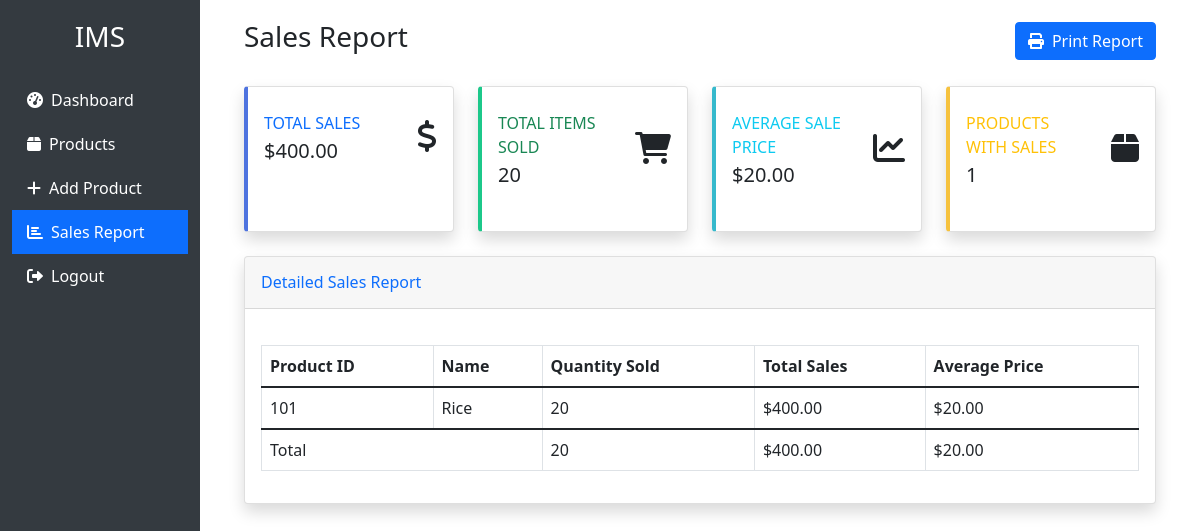
Page /sales_report (signed in) on the committed database.
### app.py (models this page shows)
class Product(db.Model):
    id = db.Column(db.Integer, primary_key=True)
    product_id = db.Column(db.String(50), unique=True, nullable=False)
    name = db.Column(db.String(100), nullable=False)
    quantity = db.Column(db.Integer, nullable=False)
    price = db.Column(db.Float, nullable=False)
    discount = db.Column(db.Integer, default=0)
    num_sold = db.Column(db.Integer, default=0)
    sales = db.Column(db.Float, default=0.0)

### app.py (the view)
@app.route('/sales_report')
@login_required
def sales_report():
    products = Product.query.all()
    return render_template('sales_report.html', products=products)

### app.py (called while the page is built)
@login_manager.user_loader
def load_user(user_id):
    return User.query.get(int(user_id))

### templates/sales_report.html (shortened to what this page needs)
{% extends "base.html" %}
{% block authenticated_content %}
<div class="container-fluid">
    <div class="d-flex justify-content-between align-items-center mb-4">
        <h1 class="h3">Sales Report</h1>
        <button class="btn btn-primary" onclick="window.print()">
            <i class="fas fa-print me-2"></i>Print Report
        </button>
    </div>
    <div class="row">
        <div class="col-xl-3 col-md-6 mb-4">
            <div class="card border-left-primary shadow h-100 py-2">
                <div class="card-body">
                    <div class="row no-gutters align-items-center">
                        <div class="col mr-2">
                            <div class="text-xs font-weight-bold text-primary text-uppercase mb-1">Total Sales</div>
                            <div class="h5 mb-0 font-weight-bold text-gray-800">${{ "%.2f"|format(products|sum(attribute='sales')) }}</div>
                        </div>
                        <div class="col-auto">
                            <i class="fas fa-dollar-sign fa-2x text-gray-300"></i>
                        </div>
                    </div>
                </div>
            </div>
        </div>
        <div class="col-xl-3 col-md-6 mb-4">
            <div class="card border-left-success shadow h-100 py-2">
                <div class="card-body">
                    <div class="row no-gutters align-items-center">
                        <div class="col mr-2">
                            <div class="text-xs font-weight-bold text-success text-uppercase mb-1">Total Items Sold</div>
                            <div class="h5 mb-0 font-weight-bold text-gray-800">{{ products|sum(attribute='num_sold') }}</div>
                        </div>
                        <div class="col-auto">
                            <i class="fas fa-shopping-cart fa-2x text-gray-300"></i>
                        </div>
                    </div>
                </div>
            </div>
        </div>
        <div class="col-xl-3 col-md-6 mb-4">
            <div class="card border-left-info shadow h-100 py-2">
                <div class="card-body">
                    <div class="row no-gutters align-items-center">
                        <div class="col mr-2">
                            <div class="text-xs font-weight-bold text-info text-uppercase mb-1">Average Sale Price</div>
                            {% set total_items = products|sum(attribute='num_sold') %}
                            {% set avg_price = (products|sum(attribute='sales') / total_items) if total_items > 0 else 0 %}
                            <div class="h5 mb-0 font-weight-bold text-gray-800">${{ "%.2f"|format(avg_price) }}</div>
                        </div>
                        <div class="col-auto">
                            <i class="fas fa-chart-line fa-2x text-gray-300"></i>
                        </div>
                    </div>
                </div>
            </div>
        </div>
        <div class="col-xl-3 col-md-6 mb-4">
            <div class="card border-left-warning shadow h-100 py-2">
                <div class="card-body">
                    <div class="row no-gutters align-items-center">
                        <div class="col mr-2">
                            <div class="text-xs font-weight-bold text-warning text-uppercase mb-1">Products with Sales</div>
                            <div class="h5 mb-0 font-weight-bold text-gray-800">{{ products|selectattr('num_sold', '>', 0)|list|length }}</div>
                        </div>
                        <div class="col-auto">
                            <i class="fas fa-box fa-2x text-gray-300"></i>
                        </div>
                    </div>
                </div>
            </div>
        </div>
    </div>
    <div class="card shadow mb-4">
        <div class="card-header py-3">
            <h6 class="m-0 font-weight-bold text-primary">Detailed Sales Report</h6>
        </div>
        <div class="card-body">
            <div class="table-responsive">
                <table class="table table-bordered" id="salesTable">
                    <thead>
                        <tr>
                            <th>Product ID</th>
                            <th>Name</th>
                            <th>Quantity Sold</th>
                            <th>Total Sales</th>
                            <th>Average Price</th>
                        </tr>
                    </thead>
                    <tbody>
                        {% for product in products|sort(attribute='sales', reverse=true) %}
                        {% if product.num_sold > 0 %}
                        <tr>
                            <td>{{ product.product_id }}</td>
                            <td>{{ product.name }}</td>
                            <td>{{ product.num_sold }}</td>
                            <td>${{ "%.2f"|format(product.sales) }}</td>
                            <td>${{ "%.2f"|format(product.sales / product.num_sold) }}</td>
                        </tr>
                        {% endif %}
                        {% endfor %}
                    </tbody>
                    <tfoot>
                        <tr class="font-weight-bold">
                            <td colspan="2">Total</td>
                            <td>{{ products|sum(attribute='num_sold') }}</td>
                            <td>${{ "%.2f"|format(products|sum(attribute='sales')) }}</td>
                            <td>${{ "%.2f"|format((products|sum(attribute='sales') / products|sum(attribute='num_sold')) if products|sum(attribute='num_sold') > 0 else 0) }}</td>
                        </tr>
                    </tfoot>
                </table>
            </div>
        </div>
    </div>
</div>
{% endblock %}

### templates/base.html (style rules this page uses)
.card { margin-bottom: 20px; box-shadow: 0 0.125rem 0.25rem rgba(0, 0, 0, 0.075); }
.table-responsive { margin-top: 20px; }

### templates/sales_report.html (style rules this page uses)
.border-left-primary { border-left: .25rem solid #4e73df !important; }
.border-left-success { border-left: .25rem solid #1cc88a !important; }
.border-left-info { border-left: .25rem solid #36b9cc !important; }
.border-left-warning { border-left: .25rem solid #f6c23e !important; }

### rows in the picture
Product: product_id "101", name "Rice", num_sold "20", sales "400.00", product.sales/product.num_sold "20.00"

### other values in the picture
{{ "%.2f"|format(products|sum(attribute='sales')) }} "400.00"
{{ products|sum(attribute='num_sold') }} "20"
{{ "%.2f"|format(avg_price) }} "20.00"
{{ products|selectattr('num_sold', '>', 0)|list|length }} "1"
